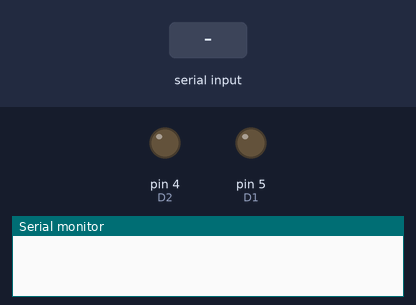
The program below on a simulated Arduino Uno, built with avr-gcc and run on an emulated ATmega328P. Parts: output pins drawn as LEDs (lit = HIGH), the last lines printed to the serial monitor. The inputs (shaded band) are chosen by the test bench. Pins used as bus, display or sensor lines are not drawn.

Above: at 1.2 s.
1.3 s: "90,45\n" received over Serial
At 2.8 s:
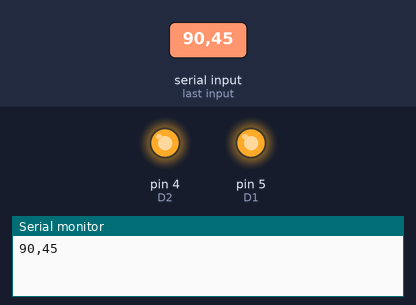
Timing chart, 0 to 4.3 s (numbered marks = the images above; inputs shaded):
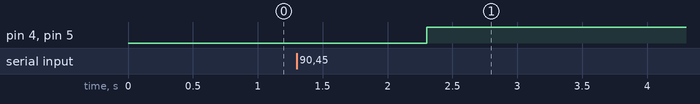

Measured:
- after the input at 1.3 s, pin 4 (D2), pin 5 (D1): LOW → HIGH after 1.0 s

The program:

main.cpp
```cpp
#include <Arduino.h>
#include "pins.h"

const int CLOCK = D7;
const int CPU_SHIFT = D1;
const int MEM_SHIFT = D2;
const int CLEAR = D6;
const int DELAY_TIME = 0;
const int UPDATE_DELAY = 100;

void clear()
{
  digitalWrite(CLEAR, LOW);
  digitalWrite(CLEAR, HIGH);
}

void shiftBits(bool cpu_value, bool mem_value)
{
  digitalWrite(CPU_SHIFT, cpu_value);
  digitalWrite(MEM_SHIFT, mem_value);
  digitalWrite(CLOCK, HIGH);
  delay(DELAY_TIME);
  digitalWrite(CLOCK, LOW);
}

void showBarValues(unsigned char cpu_value, unsigned char mem_value)
{
  clear();
  for (char i = 8; i > 0; --i)
  {
    shiftBits(cpu_value >= i, mem_value >= i);
  }
}

void setup()
{
  // put your setup code here, to run once:
  Serial.begin(115200);
  pinMode(CLOCK, OUTPUT);

  pinMode(CLEAR, OUTPUT);

  pinMode(CPU_SHIFT, OUTPUT);
  pinMode(MEM_SHIFT, OUTPUT);

  digitalWrite(CLEAR, HIGH);

  clear();
}

void loop()
{
  while (!Serial.available())
    delay(100);
  auto read = Serial.readString();
  int cpu, mem;
  sscanf(read.c_str(), "%d,%d", &cpu, &mem);

  showBarValues(cpu, mem);
  Serial.print(cpu);
  Serial.print(",");
  Serial.println(mem);
}
```

pins.h
```cpp
#pragma once

#define D0 16
#define D1 5
#define D2 4
#define D3 0
#define D4 2
#define D5 14
#define D6 12
#define D7 13
#define D8 15
#define TX 1
#define RX 1
```
